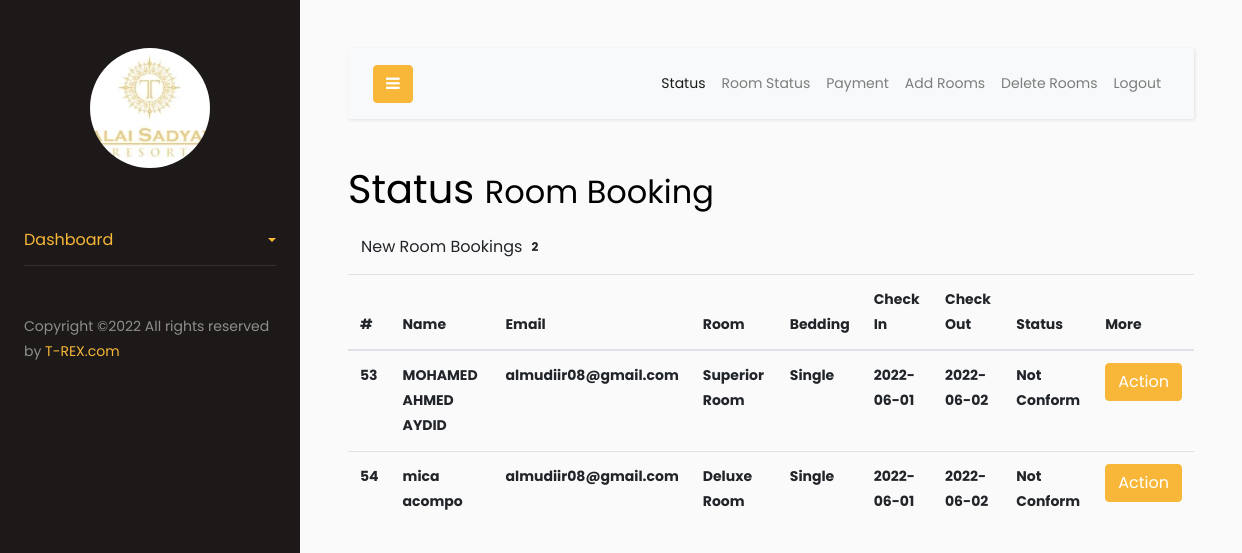
The page /admin/home.php (signed in) on the database its author committed.
### tables this page shows
CREATE TABLE `roombook` (
  `id` int(10) UNSIGNED NOT NULL,
  `FName` text DEFAULT NULL,
  `LName` text DEFAULT NULL,
  `Email` varchar(50) DEFAULT NULL,
  `Phone` text DEFAULT NULL,
  `TRoom` varchar(20) DEFAULT NULL,
  `Bed` varchar(10) DEFAULT NULL,
  `NRoom` varchar(2) DEFAULT NULL,
  `Meal` varchar(15) DEFAULT NULL,
  `cin` date DEFAULT NULL,
  `cout` date DEFAULT NULL,
  `stat` varchar(15) DEFAULT NULL,
  `nodays` int(11) DEFAULT NULL
);

### admin/home.php (the view, shortened to what this page needs)
<!doctype html>
<html lang="en">
  <head>
		<link rel="stylesheet" href="https://stackpath.bootstrapcdn.com/font-awesome/4.7.0/css/font-awesome.min.css">
		<link rel="stylesheet" href="css2/style.css">
  </head>
  <body>
		<div class="wrapper d-flex align-items-stretch">
			<nav id="sidebar">
				<div class="p-4 pt-5">
		  		<a href="#" class="img logo rounded-circle mb-5" style="background-image: url(images/logo.png);"></a>
	        <ul class="list-unstyled components mb-5">
	          <li class="active">
	            <a href="#homeSubmenu" data-toggle="collapse" aria-expanded="false" class="dropdown-toggle">Dashboard</a>
	          </li>
	        </ul>
	        <div class="footer">
	        	<p>
						  Copyright &copy;<script>document.write(new Date().getFullYear());</script> All rights reserved  <i class="icon-heart" aria-hidden="true"></i> by <a href="" target="_blank">T-REX.com</a>
						  </p>
	        </div>
	      </div>
    	</nav>
      <div id="content" class="p-4 p-md-5">
        <nav class="navbar navbar-expand-lg navbar-light bg-light">
          <div class="container-fluid">
            <button type="button" id="sidebarCollapse" class="btn btn-primary">
              <i class="fa fa-bars"></i>
            </button>
            <div class="collapse navbar-collapse" id="navbarSupportedContent">
              <ul class="nav navbar-nav ml-auto">
                <li class="nav-item active">
                    <a class="nav-link" href="home.php">Status</a>
                </li>
                <li class="nav-item">
                    <a class="nav-link" href="settings.php">Room Status</a>
                </li>
                <li class="nav-item">
                    <a class="nav-link" href="payment.php">Payment</a>
                </li>
				<li class="nav-item">
                    <a class="nav-link" href="room.php">Add Rooms</a>
                </li>
				<li class="nav-item">
                    <a class="nav-link" href="roomdel.php">Delete Rooms</a>
                </li>
                <li class="nav-item">
                    <a class="nav-link" href="logout.php">Logout</a>
                </li>
              </ul>
            </div>
          </div>
        </nav>
        <div id="page-wrapper">
            <div id="page-inner">
                <div class="row">
                    <div class="col-md-12">
                        <h1 class="page-header">
                            Status <small>Room Booking </small>
                        </h1>
                    </div>
                </div>
				<?php
						include ('db.php');
						$sql = "select * from roombook";
						$re = mysqli_query($con,$sql);
						$c =0;
						while($row=mysqli_fetch_array($re) )
						{
								$new = $row['stat'];
								if($new=="Not Conform")
								{
									$c = $c + 1;
								}
						}
				?>
					<div class="row">
                <div class="col-md-12">
                    <div class="panel panel-default">
                        <div class="panel-body">
                            <div class="panel-group" id="accordion">
							<div class="panel panel-primary">
                                    <div class="panel-heading">
                                        <h4 class="panel-title">
                                            <a data-toggle="collapse" data-parent="#accordion" href="#collapseTwo">
											<button class="btn btn-default" type="button">
												 New Room Bookings  <span class="badge"><?php echo $c ; ?></span>
											</button>
											</a>
                                        </h4>
                                    </div>
                                    <div id="collapseTwo" class="panel-collapse in" style="height: auto;">
                                        <div class="panel-body">
                                           <div class="panel panel-default">
                        <div class="panel-body">
                            <div class="table-responsive">
                                <table class="table">
                                    <thead>
                                        <tr>
                                            <th>#</th>
                                            <th>Name</th>
                                            <th>Email</th>
											<th>Room</th>
											<th>Bedding</th>
											<th>Check In</th>
											<th>Check Out</th>
											<th>Status</th>
											<th>More</th>
                                        </tr>
                                    </thead>
                                    <tbody>
									<?php
									$tsql = "select * from roombook";
									$tre = mysqli_query($con,$tsql);
									while($trow=mysqli_fetch_array($tre) )
									{
										$co =$trow['stat'];
										if($co=="Not Conform")
										{
											echo"<tr>
												<th>".$trow['id']."</th>
												<th>".$trow['FName']." ".$trow['LName']."</th>
												<th>".$trow['Email']."</th>
												<th>".$trow['TRoom']."</th>
												<th>".$trow['Bed']."</th>
												<th>".$trow['cin']."</th>
												<th>".$trow['cout']."</th>
												<th>".$trow['stat']."</th>
												<th><a href='roombook.php?rid=".$trow['id']." ' class='btn btn-primary'>Action</a></th>
												</tr>";
										}
									}
									?>
                                    </tbody>
                                </table>
                            </div>
                        </div>
                    </div>
                                        </div>
                                    </div>
                                </div>
                                </div>
                            </div>
                        </div>
                    </div>
                </div>
            </div>
  </body>
</html>

### rows shown on the page
roombook: id "53", FName "MOHAMED AHMED", LName "AYDID", Email "almudiir08@gmail.com", TRoom "Superior Room", Bed "Single", cin "2022-06-01", cout "2022-06-02", stat "Not Conform"
roombook: id "54", FName "mica", LName "acompo", Email "almudiir08@gmail.com", TRoom "Deluxe Room", Bed "Single", cin "2022-06-01", cout "2022-06-02", stat "Not Conform"

### other values the page prints
$c "2"
